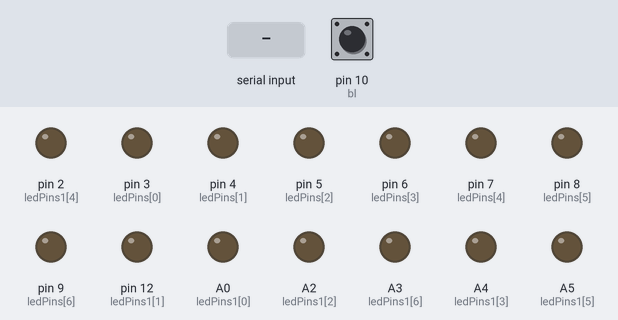
The sketch below on a simulated Arduino Uno, built with avr-gcc and run on an emulated ATmega328P. Shown: output pins drawn as LEDs (lit = HIGH). The inputs (shaded band) are chosen by the test bench; at power-on: pin 10 (bl) HIGH.

Above: at 1.2 s.
1.3 s: "90,45\n" received over Serial
At 2.2 s:
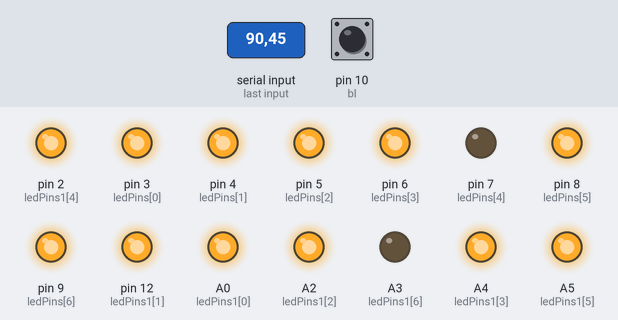
2.8 s: "30,150\n" received over Serial
At 4.1 s:
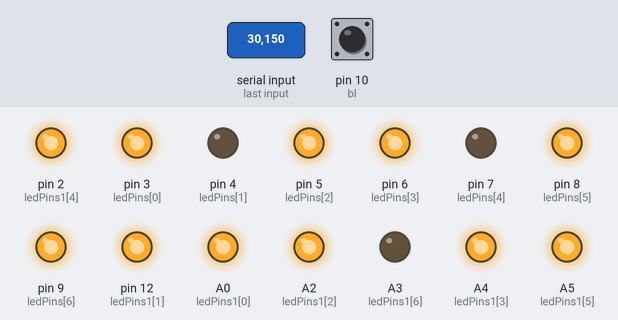
5.3 s: "5\n" received over Serial
At 7.1 s:
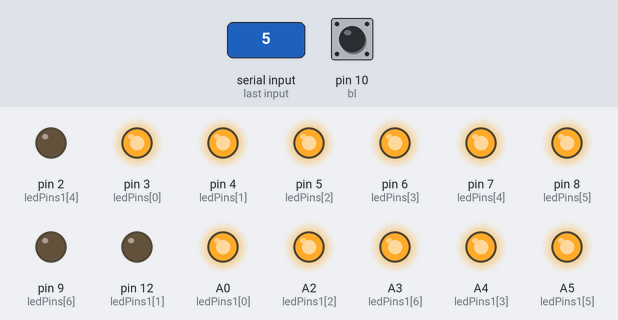
7.8 s: "200\n" received over Serial
At 10.0 s:
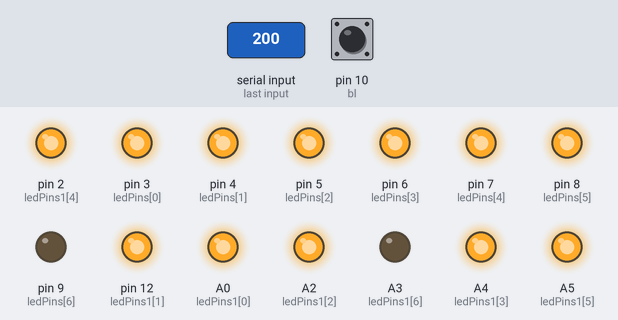
10.3 s: "90\n" received over Serial
At 12.1 s:
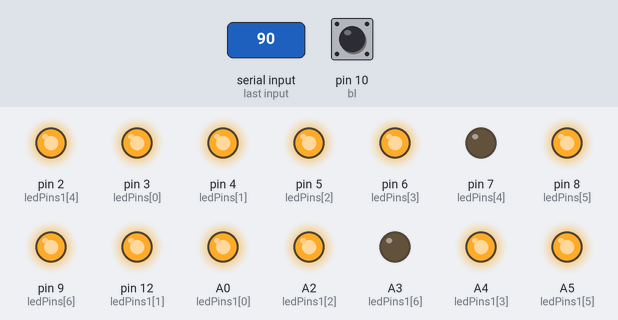
Timing chart, 0 to 13.6 s (numbered marks = the images above; inputs shaded):
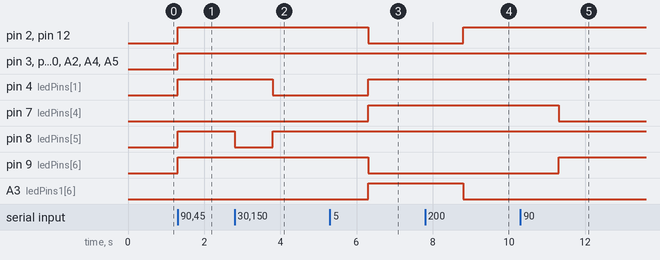

The sketch:

unomain34d.ino
```cpp
/*
This is the script that is loaded on the 2nd arduino that drives the last two digits.
It takes in serial input from 0,1 - RX/TX of a 4 digit character set, parses it, and uses the last 2 digits to display them.
*/

const int ledPins1[] ={A0, 12, A2, A4, 2, A5, A3};
const int ledPins[] = {3,4,5,6,7,8,9};
const int bl = 10;
unsigned long previousMillis = 0;
int displayDuration = 1000;
int numberToDisplay = 0;
bool displayNumber = false;

void setup() {
  for (int i = 0; i < 7; i++) {
    pinMode(ledPins1[i], OUTPUT);
    pinMode(ledPins[i], OUTPUT);
  }
  digitalWrite(bl, LOW); // Ensure the LED is initially off
  Serial.begin(9600);
}

void display(int x, int y) {
  int digitPatterns[10][7] = {
    {1, 1, 1, 1, 1, 1, 0}, // 0
    {0, 1, 1, 0, 0, 0, 0}, // 1
    {1, 1, 0, 1, 1, 0, 1}, // 2
    {1, 1, 1, 1, 0, 0, 1}, // 3
    {0, 1, 1, 0, 0, 1, 1}, // 4
    {1, 0, 1, 1, 0, 1, 1}, // 5
    {1, 0, 1, 1, 1, 1, 1}, // 6
    {1, 1, 1, 0, 0, 0, 0}, // 7
    {1, 1, 1, 1, 1, 1, 1}, // 8
    {1, 1, 1, 1, 0, 1, 1}  // 9
  };
  for (int i = 0; i < 7; i++) {
    digitalWrite(ledPins[i], digitPatterns[x][i]);
    digitalWrite(ledPins1[i], digitPatterns[y][i]);
  }
}

void loop() {
  unsigned long currentMillis = millis();

  // Blink pin 12 (bl) every second
  if (currentMillis - previousMillis >= 1000) {
    if (digitalRead(bl) == LOW) {
      digitalWrite(bl, HIGH);
    } else {
      digitalWrite(bl, LOW);
    }
    previousMillis = currentMillis;
  }

  if (Serial.available() >= 2) {
    // Read the two-digit number from serial input
    char input[5];
    Serial.readBytes(input, 5);
    int num = atoi(input);
    num=num%100;
    if (num >= 0 && num <= 99) {
      numberToDisplay = num;
      displayNumber = true;
    }
  }

  if (displayNumber) {
    int d1 = numberToDisplay / 10;
    int d2 = numberToDisplay % 10;
    display(d1, d2);
  }
}
```

Measured:
- after the input at 1.3 s, pin 2 (ledPins1[4]), pin 3 (ledPins[0]), pin 4 (ledPins[1]), pin 5 (ledPins[2]), pin 6 (ledPins[3]), pin 8 (ledPins[5]), pin 9 (ledPins[6]), pin 12 (ledPins1[1]), A0 (ledPins1[0]), A2 (ledPins1[2]), A4 (ledPins1[3]), A5 (ledPins1[5]): LOW → HIGH at once
- after the input at 2.8 s, pin 4 (ledPins[1]): HIGH → LOW after 1.0 s; pin 8 (ledPins[5]): HIGH → LOW at once, → HIGH 1.0 s later
- after the input at 5.3 s, pin 2 (ledPins1[4]), pin 9 (ledPins[6]), pin 12 (ledPins1[1]): HIGH → LOW after 1.0 s; pin 4 (ledPins[1]), pin 7 (ledPins[4]), A3 (ledPins1[6]): LOW → HIGH after 1.0 s
- after the input at 7.8 s, pin 2 (ledPins1[4]), pin 12 (ledPins1[1]): LOW → HIGH after 1.0 s; A3 (ledPins1[6]): HIGH → LOW after 1.0 s
- after the input at 10.3 s, pin 7 (ledPins[4]): HIGH → LOW after 1.0 s; pin 9 (ledPins[6]): LOW → HIGH after 1.0 s
